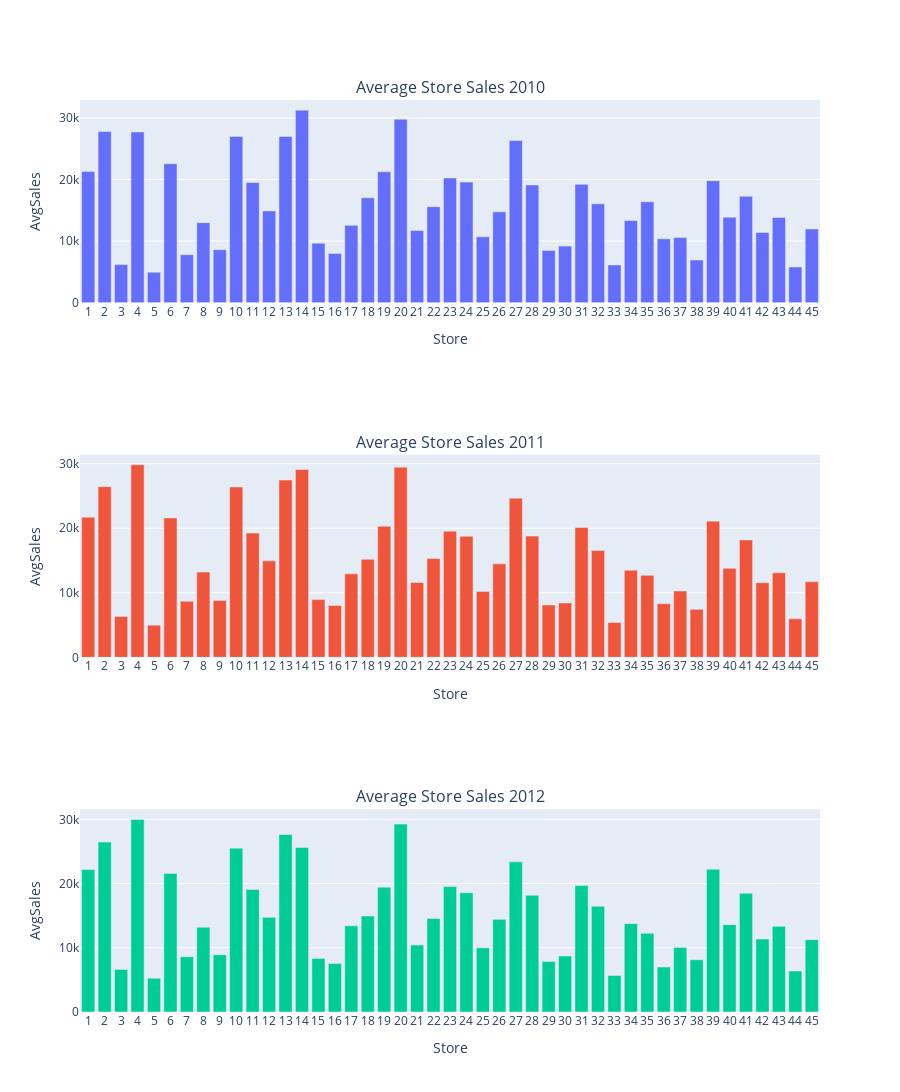

The cell this chart's notebook holds for it:
### Markdown cell above
**Average Store Sales - Year Wise**

### Code cell
store_sales_2010 = merged[merged.Year==2010].groupby('Store')['Weekly_Sales'].mean().to_dict()
store2010_df = pd.DataFrame(list(store_sales_2010.items()), columns=['Store', 'AvgSales2010'])

store_sales_2011 = merged[merged.Year==2011].groupby('Store')['Weekly_Sales'].mean().to_dict()
store2011_df = pd.DataFrame(list(store_sales_2011.items()), columns=['Store', 'AvgSales2011'])

store_sales_2012 = merged[merged.Year==2012].groupby('Store')['Weekly_Sales'].mean().to_dict()
store2012_df = pd.DataFrame(list(store_sales_2012.items()), columns=['Store', 'AvgSales2012'])

fig = make_subplots(rows=3, cols=1, subplot_titles=("Average Store Sales 2010", "Average Store Sales 2011", "Average Store Sales 2012"))

fig.add_trace(go.Bar(x=store2010_df.Store, y=store2010_df.AvgSales2010,),1, 1)

fig.add_trace(go.Bar(x=store2011_df.Store, y=store2011_df.AvgSales2011,),2, 1)

fig.add_trace(go.Bar(x=store2012_df.Store, y=store2012_df.AvgSales2012,),3, 1)

fig.update_layout(coloraxis=dict(colorscale='Bluered_r'), showlegend=False, height=1500)

fig.update_xaxes(title_text="Store", row=1, col=1)
fig.update_xaxes(title_text="Store", row=2, col=1)
fig.update_xaxes(title_text="Store", row=3, col=1)

fig.update_yaxes(title_text="AvgSales", row=1, col=1)
fig.update_yaxes(title_text="AvgSales", row=2, col=1)
fig.update_yaxes(title_text="AvgSales", row=3, col=1)

fig.update_xaxes(tick0=1, dtick=1)
fig.show()

### Figure 1 — Plotly figure (JSON) as saved in the notebook; plotly's stock layout.template omitted (floating-point values rounded to 4 significant figures)
{"data": [{"type": "bar", "x": [1, 2, 3, 4, 5, 6, 7, 8, 9, 10, 11, 12, 13, 14, 15, 16, 17, 18, 19, 20, 21, 22, 23, 24, 25, 26, 27, 28, 29, 30, 31, 32, 33, 34, 35, 36, 37, 38, 39, 40, 41, 42, 43, 44, 45], "xaxis": "x", "y": [21280.0, 27790.0, 6178.0, 27710.0, 4952.0, 22550.0, 7788.0, 12990.0, 8609.0, 26980.0, 19500.0, 14900.0, 26980.0, 31260.0, 9654.0, 7992.0, 12550.0, 17030.0, 21250.0, 29790.0, 11700.0, 15590.0, 20250.0, 19570.0, 10690.0, 14740.0, 26320.0, 19100.0, 8487.0, 9184.0, 19210.0, 16050.0, 6132.0, 13350.0, 16390.0, 10360.0, 10570.0, 6935.0, 19800.0, 13880.0, 17270.0, 11390.0, 13830.0, 5793.0, 11960.0], "yaxis": "y"}, {"type": "bar", "x": [1, 2, 3, 4, 5, 6, 7, 8, 9, 10, 11, 12, 13, 14, 15, 16, 17, 18, 19, 20, 21, 22, 23, 24, 25, 26, 27, 28, 29, 30, 31, 32, 33, 34, 35, 36, 37, 38, 39, 40, 41, 42, 43, 44, 45], "xaxis": "x2", "y": [21720.0, 26440.0, 6347.0, 29830.0, 4982.0, 21610.0, 8684.0, 13220.0, 8810.0, 26400.0, 19250.0, 14950.0, 27470.0, 29120.0, 8945.0, 8027.0, 12930.0, 15200.0, 20310.0, 29460.0, 11610.0, 15310.0, 19550.0, 18750.0, 10220.0, 14490.0, 24660.0, 18800.0, 8109.0, 8418.0, 20120.0, 16550.0, 5406.0, 13490.0, 12720.0, 8307.0, 10290.0, 7435.0, 21100.0, 13790.0, 18190.0, 11560.0, 13100.0, 5965.0, 11720.0], "yaxis": "y2"}, {"type": "bar", "x": [1, 2, 3, 4, 5, 6, 7, 8, 9, 10, 11, 12, 13, 14, 15, 16, 17, 18, 19, 20, 21, 22, 23, 24, 25, 26, 27, 28, 29, 30, 31, 32, 33, 34, 35, 36, 37, 38, 39, 40, 41, 42, 43, 44, 45], "xaxis": "x3", "y": [22180.0, 26450.0, 6622.0, 29970.0, 5254.0, 21570.0, 8605.0, 13190.0, 8906.0, 25510.0, 19060.0, 14730.0, 27630.0, 25630.0, 8345.0, 7536.0, 13420.0, 14950.0, 19430.0, 29250.0, 10420.0, 14570.0, 19520.0, 18570.0, 9987.0, 14430.0, 23370.0, 18180.0, 7852.0, 8726.0, 19690.0, 16450.0, 5695.0, 13760.0, 12250.0, 7008.0, 10030.0, 8143.0, 22230.0, 13600.0, 18490.0, 11360.0, 13330.0, 6385.0, 11260.0], "yaxis": "y3"}], "layout": {"annotations": [{"font": {"size": 16}, "showarrow": false, "text": "Average Store Sales 2010", "x": 0.5, "xanchor": "center", "xref": "paper", "y": 1, "yanchor": "bottom", "yref": "paper"}, {"font": {"size": 16}, "showarrow": false, "text": "Average Store Sales 2011", "x": 0.5, "xanchor": "center", "xref": "paper", "y": 0.6111, "yanchor": "bottom", "yref": "paper"}, {"font": {"size": 16}, "showarrow": false, "text": "Average Store Sales 2012", "x": 0.5, "xanchor": "center", "xref": "paper", "y": 0.2222, "yanchor": "bottom", "yref": "paper"}], "coloraxis": {"colorscale": [[0, "rgb(255,0,0)"], [1, "rgb(0,0,255)"]]}, "height": 1500, "showlegend": false, "xaxis": {"anchor": "y", "domain": [0, 1], "dtick": 1, "tick0": 1, "title": {"text": "Store"}}, "xaxis2": {"anchor": "y2", "domain": [0, 1], "dtick": 1, "tick0": 1, "title": {"text": "Store"}}, "xaxis3": {"anchor": "y3", "domain": [0, 1], "dtick": 1, "tick0": 1, "title": {"text": "Store"}}, "yaxis": {"anchor": "x", "domain": [0.7778, 1], "title": {"text": "AvgSales"}}, "yaxis2": {"anchor": "x2", "domain": [0.3889, 0.6111], "title": {"text": "AvgSales"}}, "yaxis3": {"anchor": "x3", "domain": [0, 0.2222], "title": {"text": "AvgSales"}}}}
